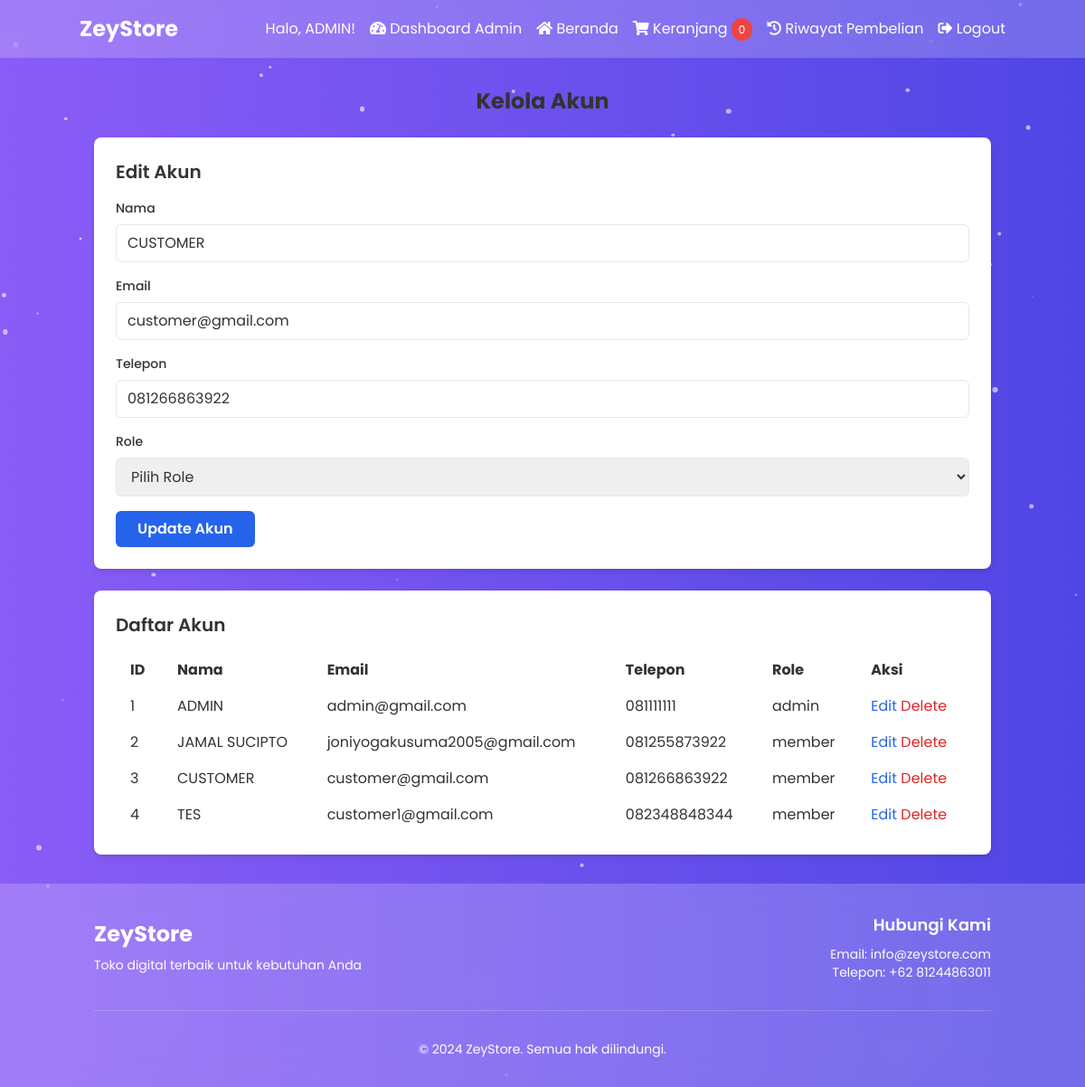
Screenshot of /dashboard/manage_accounts.php?action=edit&id=3 (signed in) with the database file from the repository.
### tables this page shows
CREATE TABLE `users` (
  `id` int NOT NULL,
  `name` varchar(100) NOT NULL,
  `email` varchar(100) NOT NULL,
  `phone` varchar(15) DEFAULT NULL,
  `password` varchar(255) NOT NULL,
  `created_at` timestamp NULL DEFAULT CURRENT_TIMESTAMP,
  `role` enum('member','admin') DEFAULT 'member'
);

### dashboard/manage_accounts.php (the view, shortened to what this page needs)
<?php
$database = new Database();
$db = $database->getConnection();
$name = $email = $phone = $role = "";
if ($_SERVER["REQUEST_METHOD"] == "GET" && isset($_GET['action'])) {
    $action = $_GET['action'];
    $user_id = $_GET['id'];
    if ($action == 'delete') {
        $stmt = $db->prepare("DELETE FROM users WHERE id = :id");
        $stmt->bindParam(':id', $user_id);
        if ($stmt->execute()) {
            $message = "Akun berhasil dihapus!";
        } else {
            $message = "Terjadi kesalahan. Silakan coba lagi.";
        }
    } elseif ($action == 'edit') {
        $stmt = $db->prepare("SELECT * FROM users WHERE id = :id");
        $stmt->bindParam(':id', $user_id);
        $stmt->execute();
        $user_data = $stmt->fetch(PDO::FETCH_ASSOC);
        $name = $user_data['name'];
        $email = $user_data['email'];
        $phone = $user_data['phone'];
    }
}
$stmt = $db->prepare("SELECT * FROM users");
$stmt->execute();
$users = $stmt->fetchAll(PDO::FETCH_ASSOC);
include '../partials/header.php';
?>
<div class="content container mx-auto px-4 py-8">
    <h2 class="text-2xl font-bold mb-6 text-center">Kelola Akun</h2>
    <div class="bg-white p-6 rounded-lg shadow-md mb-6">
        <h3 class="text-xl font-semibold mb-4"><?php echo isset($_GET['action']) && $_GET['action'] == 'edit' ? 'Edit Akun' : 'Tambah Akun Baru'; ?></h3>
        <form action="manage_accounts.php" method="POST">
            <div class="mb-4">
                <label for="name" class="block text-sm font-medium mb-2">Nama</label>
                <input type="text" name="name" id="name" class="w-full px-3 py-2 border rounded-md" value="<?php echo htmlspecialchars($name); ?>" required>
            </div>
            <div class="mb-4">
                <label for="email" class="block text-sm font-medium mb-2">Email</label>
                <input type="email" name="email" id="email" class="w-full px-3 py-2 border rounded-md" value="<?php echo htmlspecialchars($email); ?>" required>
            </div>
            <div class="mb-4">
                <label for="phone" class="block text-sm font-medium mb-2">Telepon</label>
                <input type="text" name="phone" id="phone" class="w-full px-3 py-2 border rounded-md" value="<?php echo htmlspecialchars($phone); ?>" required>
            </div>
            <div class="mb-4">
                <label for="role" class="block text-sm font-medium mb-2">Role</label>
                <select name="role" id="role" class="w-full px-3 py-2 border rounded-md" required>
                    <option value="">Pilih Role</option>
                </select>
            </div>
            <div class="flex items-center justify-between">
                <button type="submit" name="<?php echo isset($_GET['action']) && $_GET['action'] == 'edit' ? 'update' : 'insert'; ?>" class="bg-blue-600 text-white px-6 py-2 rounded-md font-semibold hover:bg-blue-700 transition duration-300">
                    <?php echo isset($_GET['action']) && $_GET['action'] == 'edit' ? 'Update Akun' : 'Tambah Akun'; ?>
                </button>
            </div>
        </form>
    </div>
    <div class="bg-white p-6 rounded-lg shadow-md overflow-x-auto">
        <h3 class="text-xl font-semibold mb-4">Daftar Akun</h3>
        <table class="w-full">
            <thead>
                <tr>
                    <th class="text-left px-4 py-2">ID</th>
                    <th class="text-left px-4 py-2">Nama</th>
                    <th class="text-left px-4 py-2">Email</th>
                    <th class="text-left px-4 py-2">Telepon</th>
                    <th class="text-left px-4 py-2">Role</th>
                    <th class="text-left px-4 py-2">Aksi</th>
                </tr>
            </thead>
            <tbody>
                <?php foreach ($users as $user): ?>
                <tr>
                    <td class="px-4 py-2"><?php echo $user['id']; ?></td>
                    <td class="px-4 py-2"><?php echo htmlspecialchars($user['name']); ?></td>
                    <td class="px-4 py-2"><?php echo htmlspecialchars($user['email']); ?></td>
                    <td class="px-4 py-2"><?php echo htmlspecialchars($user['phone']); ?></td>
                    <td class="px-4 py-2"><?php echo htmlspecialchars($user['role']); ?></td>
                    <td class="px-4 py-2">
                        <a href="manage_accounts.php?action=edit&id=<?php echo $user['id']; ?>" class="text-blue-600 hover:underline">Edit</a>
                        <a href="manage_accounts.php?action=delete&id=<?php echo $user['id']; ?>" class="text-red-600 hover:underline" onclick="return confirm('Apakah Anda yakin ingin menghapus akun ini?')">Delete</a>
                    </td>
                </tr>
                <?php endforeach; ?>
            </tbody>
        </table>
    </div>
</div>
<?php include '../partials/footer.php'; ?>

### partials/header.php (style rules this page uses)
body { font-family: 'Poppins', sans-serif; color: #333; position: relative; overflow-x: hidden; }
.content { position: relative; z-index: 1; }

### rows the page displays
users: name "CUSTOMER", email "customer@gmail.com", phone "081266863922", id "3", role "member"
users: id "1", name "ADMIN", email "admin@gmail.com", phone "081111111", role "admin"
users: id "2", name "JAMAL SUCIPTO", email "joniyogakusuma2005@gmail.com", phone "081255873922", role "member"
users: id "4", name "TES", email "customer1@gmail.com", phone "082348848344", role "member"

### other values shown
$_SESSION['name'] "ADMIN"
$cartItemCount "0"
